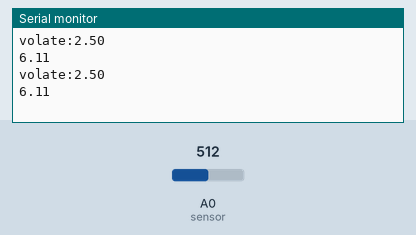
This sketch was run on a simulated Arduino Uno, built with avr-gcc and run on an emulated ATmega328P. Parts: the last lines printed to the serial monitor. The test bench sets the inputs (shaded band); at power-on: A0 (sensor) = 512.

Above: at 1.2 s.
1.3 s: A0 (sensor) set to 716
At 1.9 s:
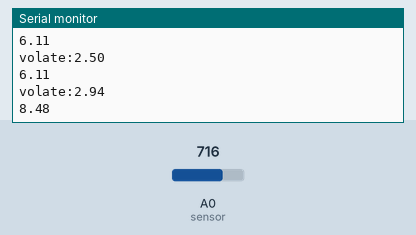
2.8 s: A0 (sensor) set to 900
At 3.5 s:
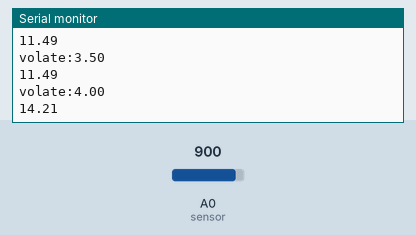
Timing chart, 0 to 5.8 s (numbered marks = the images above; inputs shaded):
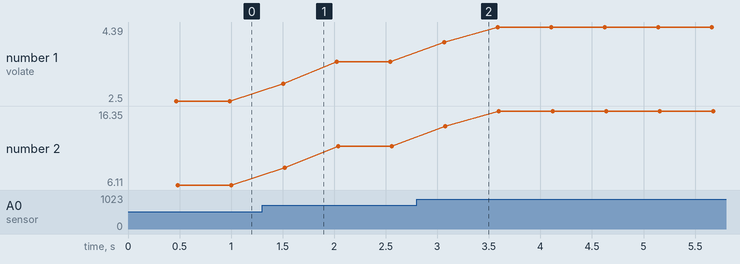

Measured:
- after the input at 1.3 s, the serial monitor: prints a new line after 0.21 s (image 1)
- after the input at 2.8 s, the serial monitor: prints a new line after 0.27 s (image 2)
- plotted number 1: 2.5 → 3.5 after the input at 1.3 s, 3.5 → 4.39 after the input at 2.8 s
- plotted number 2: 6.11 → 11.49 after the input at 1.3 s, 11.49 → 16.35 after the input at 2.8 s

The sketch:

current_sensor.ino
```cpp
void setup() {
  Serial.begin(9600); //Start Serial Monitor to display current read value on Serial monitor
}

void loop() {
unsigned int x=0;
float AcsValue=0.0,Samples=0.0,AvgAcs=0.0,AcsValueF=0.0;

  for (int x = 0; x < 150; x++){ //Get 150 samples
  AcsValue = analogRead(A0);     //Read current sensor values
    Samples = Samples + AcsValue;  //Add samples together
  delay (3); // let ADC settle before next sample 3ms
}
AvgAcs=Samples/150.0;//Taking Average of Samples
Serial.print("volate:");
Serial.println(AvgAcs * (5.0 / 1024.0));

//((AvgAcs * (5.0 / 1024.0)) is converitng the read voltage in 0-5 volts
//2.5 is offset(I assumed that arduino is working on 5v so the viout at no current comes
//out to be 2.5 which is out offset. If your arduino is working on different voltage than
//you must change the offset according to the input voltage)
//0.185v(185mV) is rise in output voltage when 1A current flows at input
AcsValueF = ((AvgAcs * (5.0 / 1024.0))-1.37 )/0.185;

Serial.println(AcsValueF);//Print the read current on Serial monitor
delay(50);
}
```
